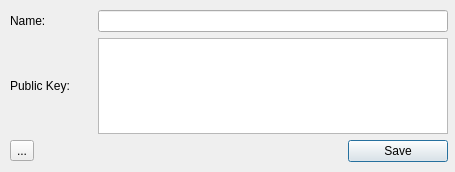
<?xml version="1.0" encoding="UTF-8"?>
<ui version="4.0">
 <class>ManagingFriendDialog</class>
 <widget class="QDialog" name="ManagingFriendDialog">
  <property name="geometry">
   <rect>
    <x>0</x>
    <y>0</y>
    <width>455</width>
    <height>172</height>
   </rect>
  </property>
  <property name="windowTitle">
   <string>Dialog</string>
  </property>
  <widget class="QWidget" name="layoutWidget">
   <property name="geometry">
    <rect>
     <x>10</x>
     <y>10</y>
     <width>438</width>
     <height>152</height>
    </rect>
   </property>
   <layout class="QVBoxLayout" name="verticalLayout">
    <item>
     <layout class="QHBoxLayout" name="horizontalLayout">
      <item>
       <widget class="QLabel" name="label">
        <property name="toolTip">
         <string>Name of your friend</string>
        </property>
        <property name="text">
         <string>Name:</string>
        </property>
       </widget>
      </item>
      <item>
       <spacer name="horizontalSpacer">
        <property name="orientation">
         <enum>Qt::Horizontal</enum>
        </property>
        <property name="sizeHint" stdset="0">
         <size>
          <width>40</width>
          <height>20</height>
         </size>
        </property>
       </spacer>
      </item>
      <item>
       <widget class="QLineEdit" name="lineEditName">
        <property name="minimumSize">
         <size>
          <width>350</width>
          <height>0</height>
         </size>
        </property>
        <property name="toolTip">
         <string>Name of your friend</string>
        </property>
       </widget>
      </item>
     </layout>
    </item>
    <item>
     <layout class="QHBoxLayout" name="horizontalLayout_2">
      <item>
       <widget class="QLabel" name="label_2">
        <property name="toolTip">
         <string>... you get from your friends</string>
        </property>
        <property name="text">
         <string>Public Key:</string>
        </property>
       </widget>
      </item>
      <item>
       <spacer name="horizontalSpacer_2">
        <property name="orientation">
         <enum>Qt::Horizontal</enum>
        </property>
        <property name="sizeHint" stdset="0">
         <size>
          <width>40</width>
          <height>20</height>
         </size>
        </property>
       </spacer>
      </item>
      <item>
       <widget class="QPlainTextEdit" name="plaintexteditRSAKey">
        <property name="minimumSize">
         <size>
          <width>350</width>
          <height>0</height>
         </size>
        </property>
        <property name="toolTip">
         <string>... you get from your friends</string>
        </property>
       </widget>
      </item>
     </layout>
    </item>
    <item>
     <layout class="QHBoxLayout" name="horizontalLayout_3">
      <item>
       <widget class="QToolButton" name="readKeyButton">
        <property name="text">
         <string>...</string>
        </property>
        <property name="icon">
         <iconset resource="../Icons.qrc">
          <normaloff>:/Gui/Icons/openfolder.png</normaloff>:/Gui/Icons/openfolder.png</iconset>
        </property>
       </widget>
      </item>
      <item>
       <spacer name="horizontalSpacer_3">
        <property name="orientation">
         <enum>Qt::Horizontal</enum>
        </property>
        <property name="sizeHint" stdset="0">
         <size>
          <width>40</width>
          <height>20</height>
         </size>
        </property>
       </spacer>
      </item>
      <item>
       <widget class="QPushButton" name="saveButton">
        <property name="enabled">
         <bool>true</bool>
        </property>
        <property name="minimumSize">
         <size>
          <width>100</width>
          <height>0</height>
         </size>
        </property>
        <property name="text">
         <string>Save</string>
        </property>
       </widget>
      </item>
     </layout>
    </item>
   </layout>
  </widget>
 </widget>
 <resources>
  <include location="../Icons.qrc"/>
 </resources>
 <connections/>
</ui>
